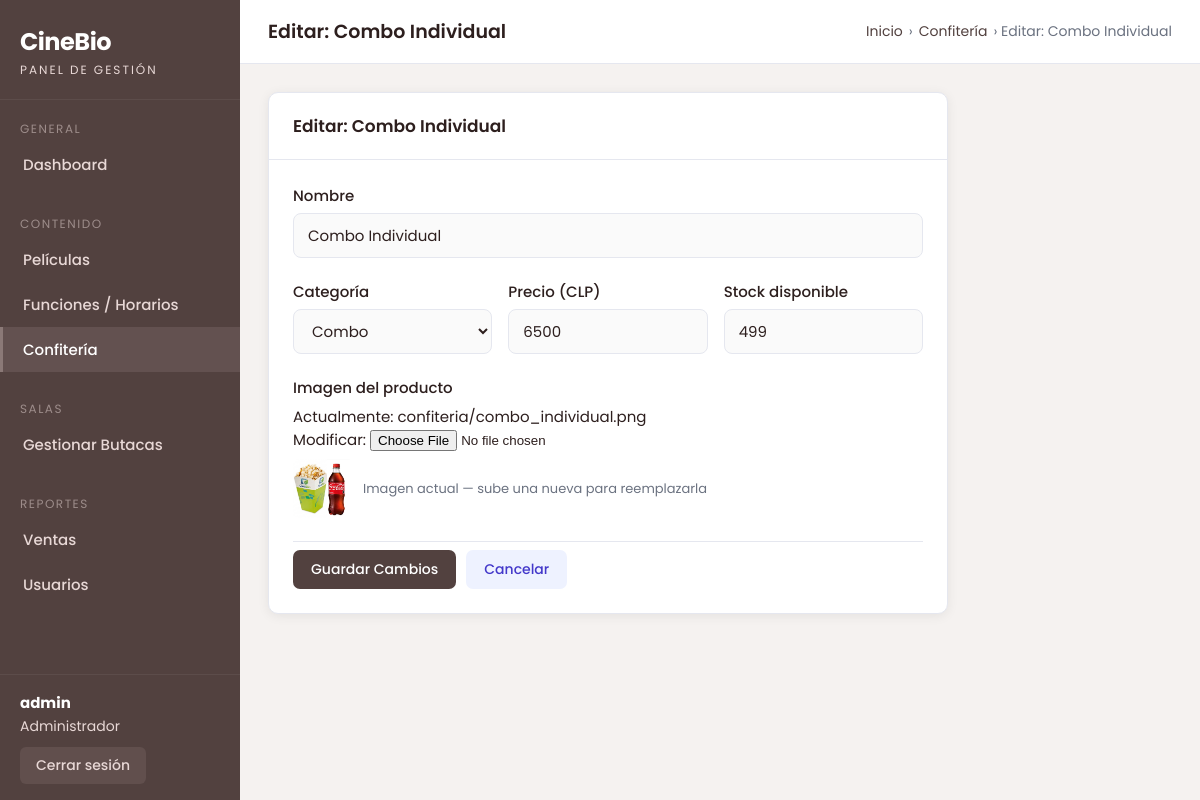
Screenshot of /gestion/productos/1/editar/ (signed in) with the database file from the repository.
### app/models.py (models this page shows, shortened)
class ProductoConfiteria(models.Model):
    CATEGORIA_CHOICES = [
        ('combo', 'Combo'),
        ('palomitas', 'Palomitas'),
        ('bebidas', 'Bebidas'),
        ('dulces', 'Dulces y Snacks'),
    ]
    nombre = models.CharField(max_length=100)
    categoria = models.CharField(max_length=20, choices=CATEGORIA_CHOICES)
    precio = models.IntegerField()
    stock = models.IntegerField(default=0)
    imagen = models.ImageField(upload_to='confiteria/')

### portal_admin/views.py (the view)
# urls.py: path('productos/<int:pk>/editar/', views.producto_edit, name='producto_edit'),
@admin_requerido
def producto_edit(request, pk):
    producto = get_object_or_404(ProductoConfiteria, pk=pk)
    if request.method == 'POST':
        form = ProductoAdminForm(request.POST, request.FILES, instance=producto)
        if form.is_valid():
            form.save()
            messages.success(request, f'Producto "{producto.nombre}" actualizado.')
            return redirect('portal_admin:productos_list')
    else:
        form = ProductoAdminForm(instance=producto)
    return render(request, 'portal_admin/producto_form.html', {
        'form': form,
        'producto': producto,
        'titulo': f'Editar: {producto.nombre}',
        'boton': 'Guardar Cambios',
    })

### portal_admin/forms.py
class ProductoAdminForm(forms.ModelForm):
    class Meta:
        model = ProductoConfiteria
        fields = ['nombre', 'categoria', 'precio', 'stock', 'imagen']
        widgets = {
            'nombre': forms.TextInput(attrs={
                'class': 'admin-input',
                'placeholder': 'Nombre del producto',
            }),
            'categoria': forms.Select(attrs={'class': 'admin-input'}),
            'precio': forms.NumberInput(attrs={
                'class': 'admin-input',
                'placeholder': 'Precio en CLP',
                'min': 0,
            }),
            'stock': forms.NumberInput(attrs={
                'class': 'admin-input',
                'placeholder': 'Cantidad disponible',
                'min': 0,
            }),
            'imagen': forms.ClearableFileInput(attrs={
                'class': 'admin-file-input',
            }),
        }
        labels = {
            'nombre': 'Nombre',
            'categoria': 'Categoría',
            'precio': 'Precio (CLP)',
            'stock': 'Stock disponible',
            'imagen': 'Imagen del producto',
        }

### portal_admin/context_processors.py (called while the page is built)
def admin_context(request):
    uid = request.session.get('portal_admin_uid')
    admin_username = request.session.get('portal_admin_username', '')
    if uid and not admin_username:
        try:
            user = User.objects.get(pk=uid)
            admin_username = user.username
        except User.DoesNotExist:
            pass
    return {'admin_username': admin_username}

### portal_admin/views.py (called while the page is built)
def admin_requerido(vista):
    @wraps(vista)
    def wrapper(request, *args, **kwargs):
        if not request.session.get('portal_admin_uid'):
            return redirect('portal_admin:login')
        return vista(request, *args, **kwargs)
    return wrapper

### portal_admin/templates/portal_admin/producto_form.html (shortened to what this page needs)
{% extends 'portal_admin/base.html' %}
{% block page_title %}{{ titulo }}{% endblock %}
{% block breadcrumb %}
    › <a href="{% url 'portal_admin:productos_list' %}">Confitería</a> › {{ titulo }}
{% endblock %}
{% block contenido %}
<div class="form-card card">
    <div class="card-header">
        <h2>{{ titulo }}</h2>
    </div>
    <div class="card-body">
        <form method="post" enctype="multipart/form-data">
            <div class="form-field">
                <label for="id_nombre">{{ form.nombre.label }}</label>
                {{ form.nombre }}
            </div>
            <div style="display:grid;grid-template-columns:1fr 1fr 1fr;gap:16px;">
                <div class="form-field">
                    <label for="id_categoria">{{ form.categoria.label }}</label>
                    {{ form.categoria }}
                </div>
                <div class="form-field">
                    <label for="id_precio">{{ form.precio.label }}</label>
                    {{ form.precio }}
                </div>
                <div class="form-field">
                    <label for="id_stock">{{ form.stock.label }}</label>
                    {{ form.stock }}
                </div>
            </div>
            <div class="form-field">
                <label for="id_imagen">{{ form.imagen.label }}</label>
                {{ form.imagen }}
                {% if producto and producto.imagen %}
                <div class="current-image-preview square">
                    <img src="{{ producto.imagen.url }}" alt="Imagen actual">
                    <span>Imagen actual — sube una nueva para reemplazarla</span>
                </div>
                {% endif %}
            </div>
            <div class="form-actions">
                <button type="submit" class="btn btn-primary">{{ boton }}</button>
                <a href="{% url 'portal_admin:productos_list' %}" class="btn btn-secondary">Cancelar</a>
            </div>
        </form>
    </div>
</div>
{% endblock %}

### portal_admin/static/portal_admin/css/admin.css (style rules this page uses)
:root { --sidebar-bg: #52413f; --sidebar-hover: #6b5553; --sidebar-active: #8b7977; --sidebar-text: #e8d8d6; --sidebar-width: 240px; --header-h: 64px; --accent: #52413f; --accent-light: #6b5553; --body-bg: #f5f2f0; --card-bg: #ffffff; --text-primary: #2d1f1e; --text-secondary: #6b7280; --border: #e5e7ef; --success: #27ae60; --warning: #f39c12; --danger: #e74c3c; --info: #2980b9; --radius: 10px; --shadow: 0 2px 12px rgba(0,0,0,.07); }
*, *::before, *::after { box-sizing: border-box; margin: 0; padding: 0; }
body { font-family: 'Poppins', sans-serif; background: var(--body-bg); color: var(--text-primary); font-size: 15px; }
a { text-decoration: none; color: inherit; }
img { max-width: 100%; display: block; }
.form-group input, .admin-input, select.admin-input, textarea.admin-input { width: 100%; padding: 10px 14px; border: 1.5px solid var(--border); border-radius: 8px; font-family: 'Poppins', sans-serif; font-size: 15px; color: var(--text-primary); background: #fafafa; transition: border-color .2s, box-shadow .2s; outline: none; }
.breadcrumb a { color: var(--accent); }
.card { background: var(--card-bg); border-radius: var(--radius); box-shadow: var(--shadow); border: 1px solid var(--border); }
.card-header { padding: 18px 22px; border-bottom: 1px solid var(--border); display: flex; align-items: center; justify-content: space-between; gap: 12px; }
.card-header h2 { font-size: 17px; font-weight: 600; }
.card-body { padding: 22px; }
.btn { display: inline-flex; align-items: center; gap: 6px; padding: 9px 18px; border-radius: 7px; font-size: 14px; font-weight: 500; font-family: 'Poppins', sans-serif; cursor: pointer; border: none; transition: all .18s; text-decoration: none; }
.btn-primary { background: var(--accent); color: #fff; }
.btn-secondary { background: #eef2ff; color: #4338ca; }
.form-card { background: var(--card-bg); border-radius: var(--radius); box-shadow: var(--shadow); border: 1px solid var(--border); max-width: 680px; }
.form-card .card-header { padding: 20px 24px; }
.form-card .card-body { padding: 24px; }
.form-field { margin-bottom: 22px; }
.form-field label { display: block; font-size: 15px; font-weight: 500; margin-bottom: 6px; color: var(--text-primary); }
.form-field .admin-input, .form-field select, .form-field textarea { width: 100%; padding: 10px 14px; border: 1.5px solid var(--border); border-radius: 8px; font-family: 'Poppins', sans-serif; font-size: 15px; color: var(--text-primary); background: #fafafa; transition: border-color .2s, box-shadow .2s; outline: none; }
.form-actions { display: flex; gap: 10px; padding-top: 8px; border-top: 1px solid var(--border); margin-top: 8px; }
.current-image-preview { margin-top: 8px; display: flex; align-items: center; gap: 10px; font-size: 13px; color: var(--text-secondary); }
.current-image-preview img { width: 60px; height: 80px; object-fit: cover; border-radius: 6px; }
.current-image-preview.square img { width: 60px; height: 60px; }

### rows the page displays
ProductoConfiteria: nombre "Combo Individual", categoria "Combo", precio "6500", stock "499", imagen (picture)

### other values shown
{{ admin_username }} "admin"
{{ titulo }} "Editar: Combo Individual"
{{ boton }} "Guardar Cambios"
